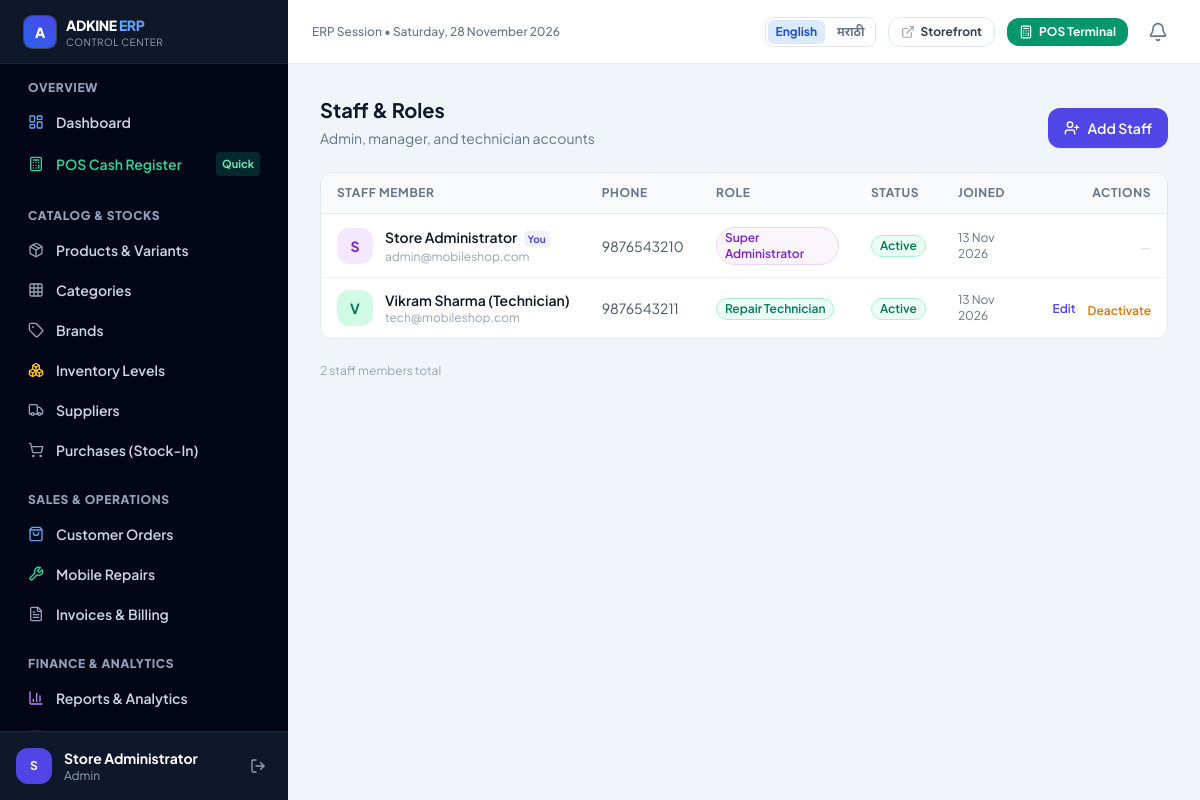
The page /admin/staff.php (signed in) on the database its author committed.
### tables this page shows
CREATE TABLE `users` (
  `id` int(10) UNSIGNED NOT NULL,
  `role_id` int(10) UNSIGNED NOT NULL,
  `full_name` varchar(150) NOT NULL,
  `email` varchar(191) NOT NULL,
  `phone` varchar(20) DEFAULT NULL,
  `password_hash` varchar(255) NOT NULL,
  `status` enum('active','pending_otp','suspended') DEFAULT 'active',
  `email_verified_at` timestamp NULL DEFAULT NULL,
  `avatar` varchar(255) DEFAULT NULL,
  `created_at` timestamp NULL DEFAULT current_timestamp(),
  `updated_at` timestamp NULL DEFAULT current_timestamp() ON UPDATE current_timestamp()
);

CREATE TABLE `roles` (
  `id` int(10) UNSIGNED NOT NULL,
  `slug` varchar(50) NOT NULL,
  `name` varchar(100) NOT NULL,
  `description` varchar(255) DEFAULT NULL,
  `created_at` timestamp NULL DEFAULT current_timestamp()
);

### includes/db.php (called while the page is built, shortened)
<?php
function db(): mysqli
{
    static $conn = null;
    if ($conn === null) {
        $conn = new mysqli(DB_HOST, DB_USER, DB_PASS, DB_NAME, DB_PORT);
        $conn->set_charset(DB_CHARSET);
    }
    return $conn;
}
function _db_execute(string $sql, array $params): mysqli_stmt
{
    $stmt = db()->prepare($sql);
    if (!empty($params)) {
        $stmt->execute(array_values($params));
    } else {
        $stmt->execute();
    }
    return $stmt;
}
function db_fetch_all(string $sql, array $params = []): array
{
    $stmt   = _db_execute($sql, $params);
    $result = $stmt->get_result();
    $rows   = $result->fetch_all(MYSQLI_ASSOC);
    return $rows;
}

### includes/auth.php (called while the page is built, shortened)
<?php
function auth_user(): ?array
{
    return $_SESSION['auth_user'] ?? null;
}
function auth_id(): ?int
{
    $u = auth_user();
    return $u ? (int)$u['id'] : null;
}

### admin/staff.php (the view, shortened to what this page needs)
<?php
require_once __DIR__ . '/../includes/admin-header.php';
$staff = db_fetch_all(
    "SELECT u.id, u.full_name AS name, u.email, u.phone, (CASE WHEN u.status = 'active' THEN 1 ELSE 0 END) AS is_active, u.created_at,
            r.name AS role_name, r.slug AS role_slug
     FROM users u
     JOIN roles r ON r.id = u.role_id
     WHERE r.slug != 'customer'
     ORDER BY u.created_at DESC"
);
function roleBadge(string $slug, string $name): string {
    $map = [
        'admin'       => 'bg-purple-50 text-purple-700 border-purple-200',
        'manager'     => 'bg-blue-50 text-blue-700 border-blue-200',
        'technician'  => 'bg-emerald-50 text-emerald-700 border-emerald-200',
    ];
    $cls = $map[$slug] ?? 'bg-slate-100 text-slate-600 border-slate-200';
    return "<span class=\"inline-flex items-center px-2 py-0.5 rounded-full text-xs font-semibold border $cls\">" . e(ucfirst($name)) . "</span>";
}
?>
<div class="space-y-6">
    <div class="flex flex-wrap items-end justify-between gap-4">
        <div>
            <h1 class="text-xl font-bold text-slate-900">Staff &amp; Roles</h1>
            <p class="mt-1 text-sm text-slate-500">Admin, manager, and technician accounts</p>
        </div>
        <a href="<?= url('/admin/staff-create.php') ?>"
           class="inline-flex items-center gap-2 rounded-xl bg-indigo-600 px-4 py-2.5 text-sm font-semibold text-white shadow-sm hover:bg-indigo-700 transition">
            <i data-lucide="user-plus" class="w-4 h-4"></i> Add Staff
        </a>
    </div>
    <div class="overflow-x-auto rounded-xl border border-slate-200 bg-white shadow-xs">
        <table class="min-w-full divide-y divide-slate-200 text-left text-sm">
            <thead class="bg-slate-50 text-xs uppercase tracking-wider text-slate-500 font-bold">
                <tr>
                    <th class="px-4 py-3">Staff Member</th>
                    <th class="px-4 py-3">Phone</th>
                    <th class="px-4 py-3">Role</th>
                    <th class="px-4 py-3">Status</th>
                    <th class="px-4 py-3">Joined</th>
                    <th class="px-4 py-3 text-right">Actions</th>
                </tr>
            </thead>
            <tbody class="divide-y divide-slate-100 bg-white">
                <?php foreach ($staff as $m): ?>
                <tr class="hover:bg-slate-50/70 transition">
                    <td class="px-4 py-3">
                        <div class="flex items-center gap-3">
                            <div class="w-9 h-9 rounded-xl flex items-center justify-center font-bold text-sm shrink-0
                                <?= $m['role_slug'] === 'admin' ? 'bg-purple-100 text-purple-700' : ($m['role_slug'] === 'manager' ? 'bg-blue-100 text-blue-700' : 'bg-emerald-100 text-emerald-700') ?>">
                                <?= strtoupper(substr($m['name'] ?? 'S', 0, 1)) ?>
                            </div>
                            <div class="min-w-0">
                                <div class="font-semibold text-slate-900 truncate">
                                    <?= e($m['name']) ?>
                                    <?php if ($m['id'] === auth_id()): ?>
                                        <span class="ml-1 text-[10px] px-1 py-0.5 bg-indigo-50 text-indigo-600 rounded font-bold">You</span>
                                    <?php endif; ?>
                                </div>
                                <div class="text-xs text-slate-400"><?= e($m['email']) ?></div>
                            </div>
                        </div>
                    </td>
                    <td class="px-4 py-3 text-slate-600 text-sm"><?= e($m['phone'] ?? '—') ?></td>
                    <td class="px-4 py-3"><?= roleBadge($m['role_slug'], $m['role_name']) ?></td>
                    <td class="px-4 py-3">
                        <span class="inline-flex items-center px-2 py-0.5 rounded-full text-xs font-semibold border
                            <?= $m['is_active'] ? 'bg-emerald-50 text-emerald-700 border-emerald-200' : 'bg-rose-50 text-rose-700 border-rose-200' ?>">
                            <?= $m['is_active'] ? 'Active' : 'Inactive' ?>
                        </span>
                    </td>
                    <td class="px-4 py-3 text-slate-500 text-xs"><?= date('d M Y', strtotime($m['created_at'])) ?></td>
                    <td class="px-4 py-3 text-right">
                        <?php if ($m['id'] !== auth_id()): ?>
                        <div class="inline-flex items-center gap-3">
                            <a href="<?= url('/admin/staff-edit.php?id=' . (int)$m['id']) ?>"
                               class="font-semibold text-indigo-600 hover:text-indigo-800 hover:underline text-xs">Edit</a>
                            <form method="POST" action="<?= url('/admin/staff.php') ?>"
                                  onsubmit="return confirm('<?= $m['is_active'] ? 'Deactivate' : 'Activate' ?> this staff member?')">
                                <button type="submit"
                                    class="font-semibold text-xs hover:underline
                                        <?= $m['is_active'] ? 'text-amber-600 hover:text-amber-800' : 'text-emerald-600 hover:text-emerald-800' ?>">
                                    <?= $m['is_active'] ? 'Deactivate' : 'Activate' ?>
                                </button>
                            </form>
                        </div>
                        <?php else: ?>
                        <span class="text-xs text-slate-300">—</span>
                        <?php endif; ?>
                    </td>
                </tr>
                <?php endforeach; ?>
            </tbody>
        </table>
    </div>
    <p class="text-xs text-slate-400"><?= count($staff) ?> staff members total</p>
</div>
<?php require_once __DIR__ . '/../includes/admin-footer.php'; ?>

### includes/admin-header.php (style rules this page uses)
body { font-family: 'Plus Jakarta Sans', 'Noto Sans Devanagari', sans-serif; -webkit-tap-highlight-color: transparent; }
html, body { overflow-x: hidden; }
html { scrollbar-color: #94a3b8 #e2e8f0; scrollbar-width: thin; }

### rows shown on the page
users: full_name "S", full_name "Store Administrator", shows "You", email "admin@mobileshop.com", phone "9876543210", role.name "Super Administrator", created_at "13 Nov 2026"
users: full_name "V", full_name "Vikram Sharma (Technician)", email "tech@mobileshop.com", phone "9876543211", role.name "Repair Technician", created_at "13 Nov 2026", shows "Deactivate"

### other values the page prints
substr(auth()['full_name'] ?? 'A', 0, 1) "S"
auth()['full_name'] "Store Administrator"
auth()['role_slug'] "Admin"
$label "English"
$label "मराठी"
count($staff) "2"
